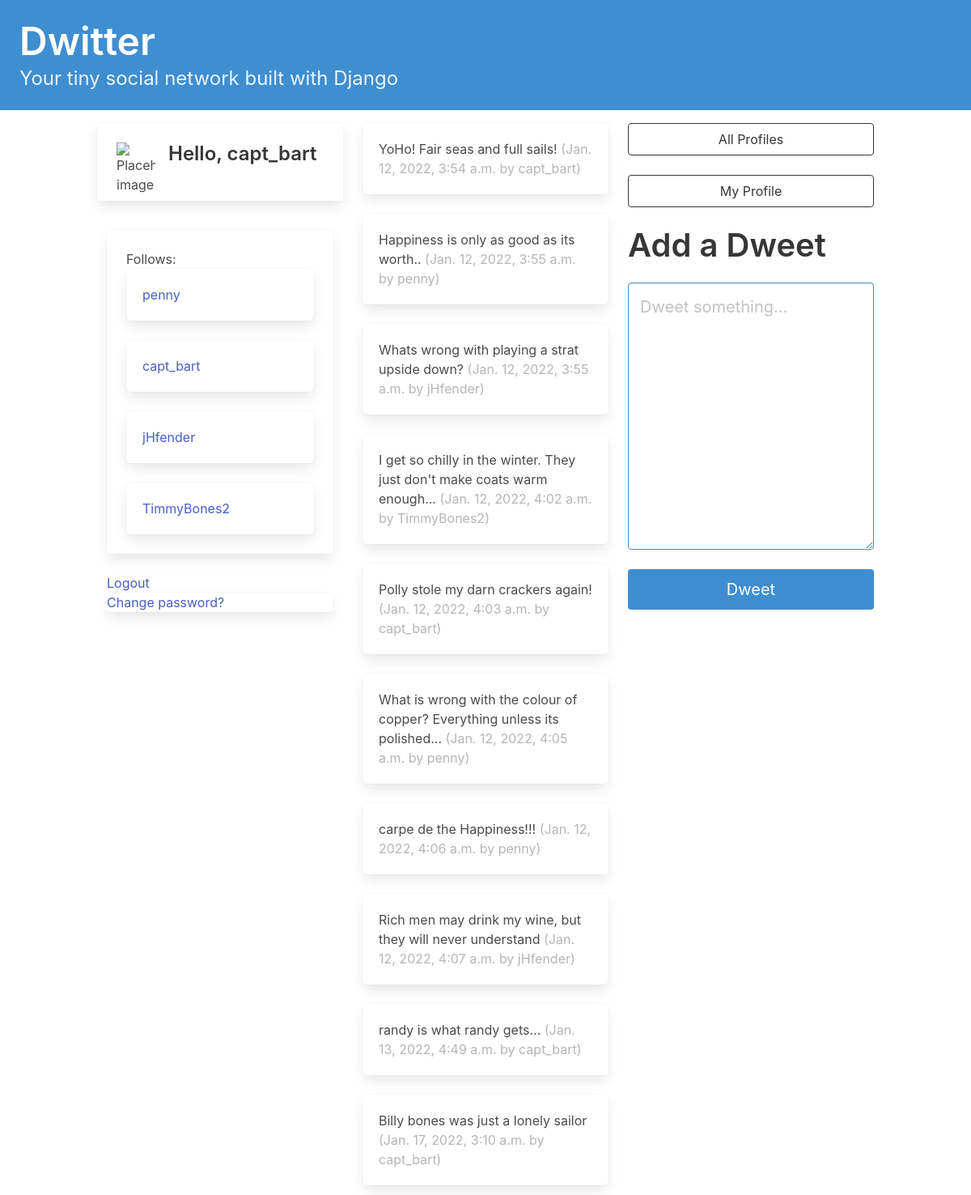
The page /dashboard/ (signed in) on the database its author committed.
### dwitter/models.py (models this page shows, shortened)
class Profile(models.Model):
    user = models.OneToOneField(User, on_delete=models.CASCADE)
    follows = models.ManyToManyField(
        "self", related_name="followed_by", symmetrical=False,
        blank=True
    )
    def __str__(self):
        return self.user.username

class Dweet(models.Model):
    user = models.ForeignKey(
        User, related_name="dweets", on_delete=models.DO_NOTHING
    )
    body = models.CharField(max_length=140)
    created_at = models.DateTimeField(auto_now_add=True)

### dwitter/views.py (the view)
# urls.py: path("dashboard/", dashboard, name="dashboard"),
def dashboard(request):
    form = DweetForm(request.POST or None)
    if request.method == "POST":
        if form.is_valid():
            dweet = form.save(commit=False)
            dweet.user = request.user
            dweet.save()
            return redirect("dwitter:dashboard")
    followed_dweets = Dweet.objects.filter(
        user__profile__in=request.user.profile.follows.all()
        ).order_by("created_at")
    return render(request, "dwitter/dashboard.html",
                  {"form": form, "dweets": followed_dweets},
                  )

### dwitter/forms.py
class DweetForm(forms.ModelForm):
    body = forms.CharField(
        required=True,
        widget=forms.widgets.Textarea(
            attrs={
                "placeholder": "Dweet something...",
                "class": "textarea is-info is-medium",
            }
        ),
        label="",
    )
    class Meta:
        model = Dweet
        exclude = ("user", )

### dwitter/templates/dwitter/dashboard.html (shortened to what this page needs)
{% extends 'base.html' %}
{% block content %}
<div class="column">
  <div class="block">
    <div class="card">
      <div class="card-content">
        <div class="media">
          <div class="media-left">
            <figure class="image is-48x48">
              <img src="https://bulma.io/images/placeholders/96x96.png"
                  alt="Placeholder image">
            </figure>
          </div>
          <div class="media-content">
          {% if user.is_authenticated %}
            <p class="title is-4">
                Hello, {{ user.profile }}
            </p>
          {% else %}
            <p class="title is-4">
              Welcome, Please sign in...or join
            </p>
          {% endif %}
          </div>
        </div>
      </div>
    </div>
  </div>
  <div class="column">
    <div class="card">
      <div class="card-content">
        <h2> Follows: </h2>
            {% for followed in user.profile.follows.all%}
              <div class="box">
                <a href="{% url 'dwitter:profile' followed.user.profile.id %}">
                  {{ followed.user.profile }}
                </a>
              </div>
            {% endfor %}
      </div>
    </div>
  </div>
  <div class="column">
    {% if user.is_authenticated %}
      <a href="{% url 'logout' %}">Logout</a>
      <div class="card">
        <a href="{% url 'password_change' %}">Change password?</a>
      </div>
    {% else %}
      <a href="{% url 'login' %}">Login</a>
      <a href="{% url 'dwitter:register' %}">Register</a>
    {% endif %}
  </div>
</div>
  <div class="column">
      {% for dweet in dweets %}
        <div class="box">
          {{ dweet.body }}
          <span class="is-small has-text-grey-light">
            ({{ dweet.created_at }} by {{ dweet.user.username }})
          </span>
        </div>
      {% endfor %}
  </div>
  <div class="column is-one-third">
    <div class="block">
    <a href="{% url 'dwitter:profile_list' %}">
      <button class="button is-dark is-outlined is-fullwidth">
        All Profiles
      </button>
    </a>
  </div>
  <div class="block">
    <a href="{% url 'dwitter:profile' request.user.profile.id %}">
      <button class="button is-dark is-outlined is-fullwidth">
        My Profile
      </button>
    </a>
  </div>
    <div class="block">
      <div class="block">
        <h2 class="title is-2">Add a Dweet</h2>
      </div>
      <div class="block">
        <form method="post">
          {{ form.as_p }}
          <button class="button is-info is-fullwidth is-medium mt-5"
              type="submit">Dweet
          </button>
        </form>
      </div>
    </div>
  </div>
{% endblock content%}

### rows shown on the page
Profile: user.profile "penny"
Profile: user.profile "capt_bart"
Profile: user.profile "jHfender"
Profile: user.profile "TimmyBones2"
Dweet: body "YoHo! Fair seas and full sails!", created_at "Jan. 12, 2022, 3:54 a.m.", user.username "capt_bart"
Dweet: body "Happiness is only as good as its worth..", created_at "Jan. 12, 2022, 3:55 a.m.", user.username "penny"
Dweet: body "Whats wrong with playing a strat upside down?", created_at "Jan. 12, 2022, 3:55 a.m.", user.username "jHfender"
Dweet: body "I get so chilly in the winter. They just don't make coats warm enough...", created_at "Jan. 12, 2022, 4:02 a.m.", user.username "TimmyBones2"
Dweet: body "Polly stole my darn crackers again!", created_at "Jan. 12, 2022, 4:03 a.m.", user.username "capt_bart"
Dweet: body "What is wrong with the colour of copper? Everything unless its polished...", created_at "Jan. 12, 2022, 4:05 a.m.", user.username "penny"
Dweet: body "carpe de the Happiness!!!", created_at "Jan. 12, 2022, 4:06 a.m.", user.username "penny"
Dweet: body "Rich men may drink my wine, but they will never understand", created_at "Jan. 12, 2022, 4:07 a.m.", user.username "jHfender"
Dweet: body "randy is what randy gets...", created_at "Jan. 13, 2022, 4:49 a.m.", user.username "capt_bart"
Dweet: body "Billy bones was just a lonely sailor", created_at "Jan. 17, 2022, 3:10 a.m.", user.username "capt_bart"

### other values the page prints
{{ user.profile }} "capt_bart"
